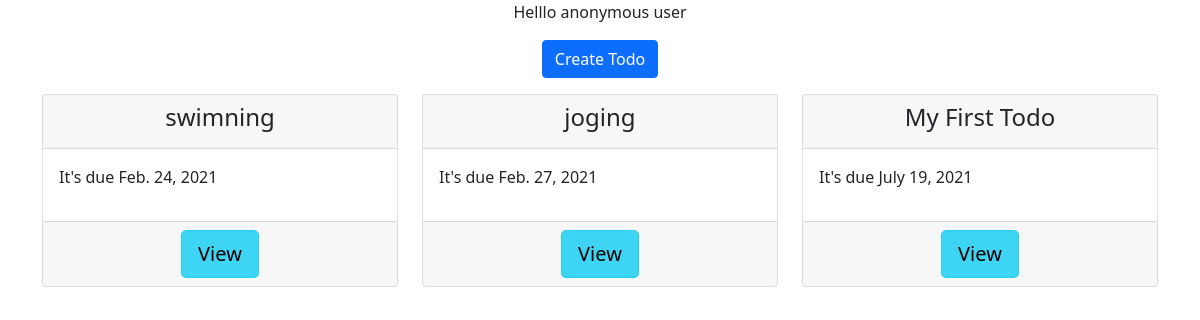
The app's page /, older data.
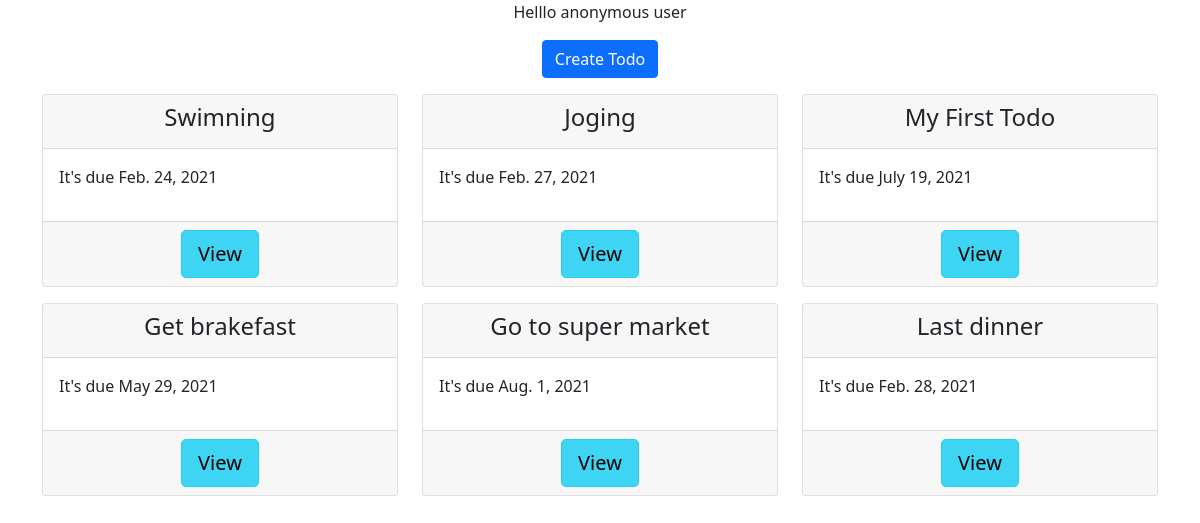
The same page, newer data.
### todo/models.py (models this page shows, shortened)
class Todo(models.Model):
    name = models.CharField(max_length=100)
    due_date = models.DateField()

### todo/views.py (the view)
# urls.py: path("", todo_list),
def todo_list(request):
    todolist = Todo.objects.all()
    context = {
        "todos": todolist,
    }
    return render(request, "todo/todo_list.html", context)

### todo/templates/todo/todo_list.html
{% extends 'base.html' %}
{% block content%}
        <div class="text-center">
        <p>
            {% if request.user.is_authenticated %}
                Hello {{request.user.username}}
            {% else %}
                Helllo anonymous user
            {% endif %}
        </p>
        <a class="btn btn-primary" href="/create"> Create Todo</a>
        </div>
        <div class="row ">
            {% for todo in todos %}
            <div class="col-4">
                <div class="card mt-3">
                    <div class="card-header  text-center">
                        <h4>{{todo.name}}</h4>
                    </div>
                    <div class="card-body">
                        <p>It's due {{todo.due_date}}</p>
                    </div>
                    <div class="card-footer text-center">
                        <a href="/{{todo.id}}" class="btn btn-info btn-lg active" role="button" aria-pressed="true">View</a>
                    </div>
                </div>
            </div>
            {% endfor%}
        </div>
{% endblock%}

### templates/base.html (shortened to what this page needs)
<!DOCTYPE html>
<html lang="en">
<head>
    <link href="https://cdn.jsdelivr.net/npm/bootstrap@5.0.0-beta2/dist/css/bootstrap.min.css" rel="stylesheet">
</head>
<body>
    <div class="container">
        {% block content%}
        {% endblock%}
    </div>
</body>
</html>

Row changes from the older to the newer data that the page shows:
changed Todo: name "swimning" → "Swimning"
changed Todo: name "joging" → "Joging"
added Todo: name "Get brakefast", due_date "May 29, 2021"
added Todo: name "Go to super market", due_date "Aug. 1, 2021"
added Todo: name "Last dinner", due_date "Feb. 28, 2021"
